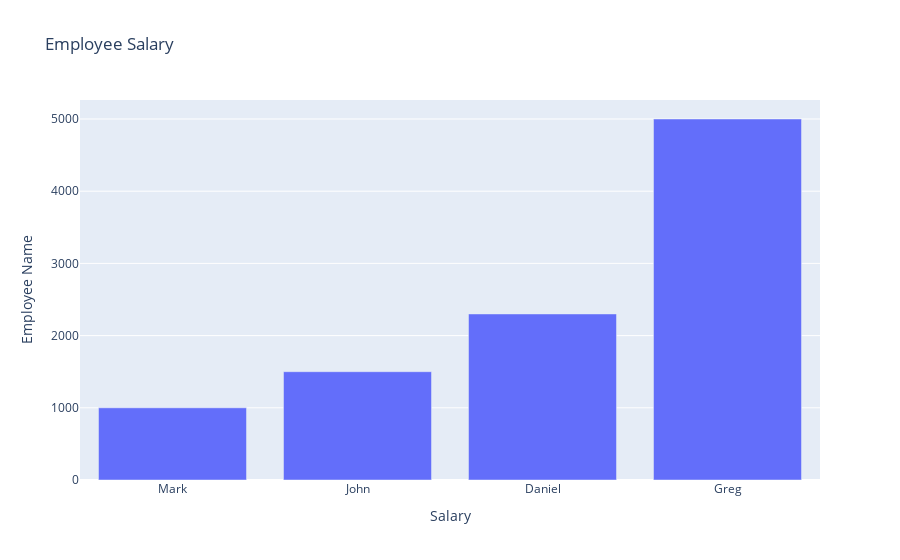

The notebook cell this image was saved under:
### Code cell
fig = go.Figure(data=[go.Bar(
    x=names,
    y=salary_values,  
    marker=dict(color='light blue') 
)])

fig.update_layout(title='Employee Salary',
                  xaxis_title='Salary',
                  yaxis_title='Employee Name')

fig.show()

### Figure 1 — Plotly figure (JSON) as saved in the notebook; plotly's stock layout.template omitted (floating-point values rounded to 4 significant figures)
{"data": [{"marker": {"color": "light blue"}, "type": "bar", "x": ["Mark", "John", "Daniel", "Greg"], "y": [1000, 1500, 2300, 5000]}], "layout": {"autosize": true, "title": {"text": "Employee Salary"}, "xaxis": {"autorange": true, "range": [-0.5, 3.5], "title": {"text": "Salary"}, "type": "category"}, "yaxis": {"autorange": true, "range": [0, 5263.0], "title": {"text": "Employee Name"}, "type": "linear"}}}
